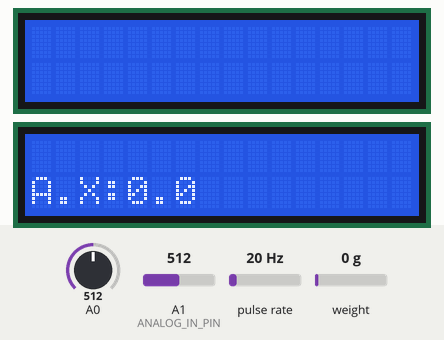
This sketch was run on a simulated Arduino Uno, built with avr-gcc and run on an emulated ATmega328P. On the bench: 2 × 16×2 character LCD. Wiring (inferred from the names in the program): pulse sensor: data pin 2. The test bench sets the inputs (shaded band); at power-on: weight on the scale 0 g, pulse rate 20 Hz, A0 = 512, A1 (ANALOG_IN_PIN) = 512. What the sketch prints to the serial monitor is not drawn.

Above: at 2.3 s.
2.4 s: weight on the scale set to 1250 g
At 7.5 s:
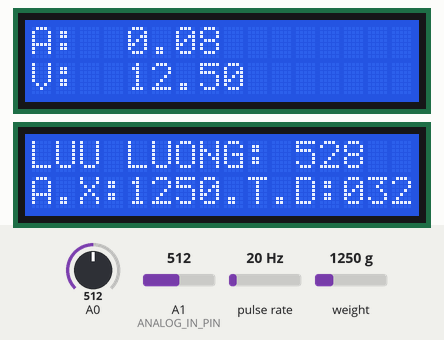
10.3 s: pulse rate (sensor on pin 2) set to 4 Hz
At 15.9 s:
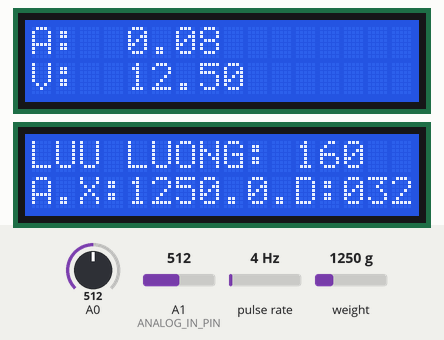
16.9 s: A0 set to 716
At 20.1 s:
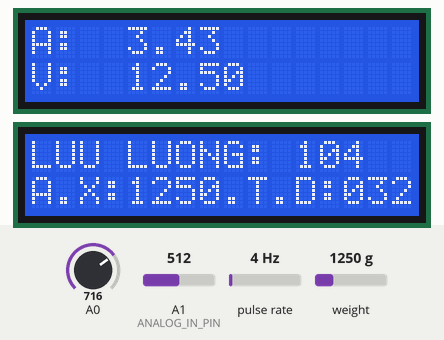
20.2 s: A1 (ANALOG_IN_PIN) set to 716
At 23.4 s:
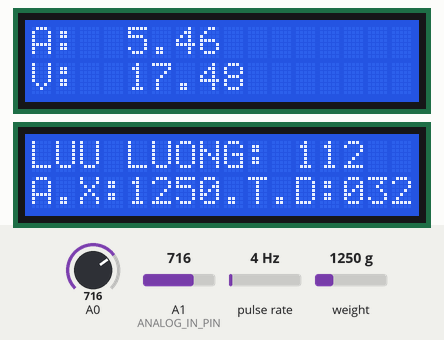
23.5 s: weight on the scale set to 1041 g
At 27.4 s:
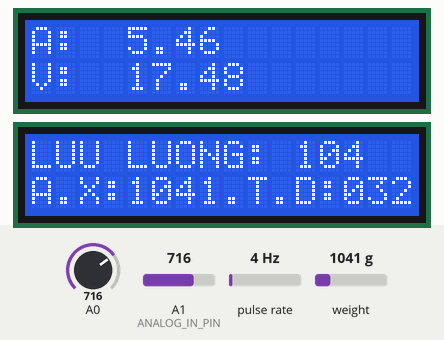
27.8 s: weight on the scale set to 934 g
At 29.6 s:
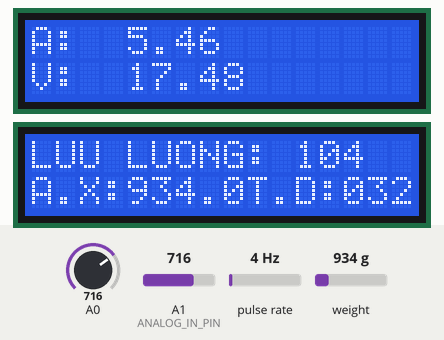
Timing chart, 0 to 31.1 s (numbered marks = the images above; inputs shaded):
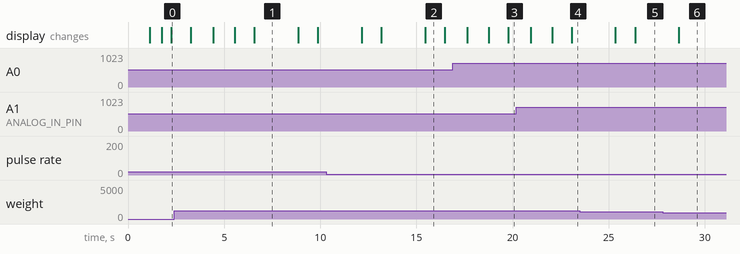

Measured:
- after the input at 2.4 s, the display: first differs from a run without the input after 3.1 s (image 1 shows a later state)
- after the input at 10.3 s, the display: first differs from a run without the input after 2.9 s (image 2 shows a later state)
- after the input at 16.9 s, the display: changes after 0.74 s (image 3)
- after the input at 27.8 s, the display: changes after 0.85 s (image 6)
- what the display in image 1 shows lasts 2.3 s, from 6.6 s to 8.9 s
- what the display in image 2 shows lasts 1.0 s, from 15.5 s to 16.5 s

The sketch:

siuuuuuuu.ino
```cpp
#include <LiquidCrystal_I2C.h>
#include "HX711.h"
#include <SoftwareSerial.h>
unsigned long currentTime;
unsigned long cloopTime;
unsigned long thoigian;
unsigned long hientai;
LiquidCrystal_I2C lcd(0x27,16,2); //Khai báo địa chỉ I2C (0x27 or 0x3F) và LCD 16x02
LiquidCrystal_I2C lcd1(0x26,16,2); //LCD 16x02, địa chỉ I2C là 0X27

SoftwareSerial bt(12,13);
///////////////////////////////////////////////////////////////////////////////////
volatile int flow_frequency; // Đo xung cảm biến lưu lượng
unsigned int l_hour; // Tính toán số lít/giờ
// HX711 circuit wiring
const int LOADCELL_DOUT_PIN = 4;
const int LOADCELL_SCK_PIN = 3;
unsigned char flowsensor = 18;// Cảm biến nối với chân 2
HX711 scale;
#define ANALOG_IN_PIN A1
int enco = 2;
int dem = 0;
int rpm = 0;
int timecho = 1000;
int kobt = 0;
// Define analog input
// Floats for ADC voltage & Input voltage
float adc_voltage = 0.0;
float in_voltage = 0.0;

// Floats for resistor values in divider (in ohms)
float R1 = 30000.0;
float R2 = 7500.0;

// Float for Reference Voltage
float ref_voltage = 5.0;

// Integer for ADC value
int adc_value = 0;
void flow () // Hàm ngắt
{
   flow_frequency++;
}
void dem_xung()
{
  dem++; //đếm xung
}
unsigned long tiempo_1 = 0;
unsigned long tiempo_2 = 0;
void print_tiempo(unsigned long tiempo_millis);
void setup()
{
  {
    Serial.begin(9600);

   bt.begin(9600);
 bt.println("Ready");
  }
  {
  Serial.begin(9600);
}
{

  // Setup Serial Monitor
  Serial.begin(9600);
  }
  {
   Serial.begin(9600);

  pinMode(enco, INPUT);
  attachInterrupt(0, dem_xung, RISING);

 }
  {
  Serial.begin(9600);
  Serial.println("HX711 Demo");

  Serial.println("Initializing the scale");

  // Initialize library with data output pin, clock input pin and gain factor.
  // Channel selection is made by passing the appropriate gain:
  // - With a gain factor of 64 or 128, channel A is selected
  // - With a gain factor of 32, channel B is selected
  // By omitting the gain factor parameter, the library
  // default "128" (Channel A) is used here.
  scale.begin(LOADCELL_DOUT_PIN, LOADCELL_SCK_PIN);

 // Serial.println("Before setting up the scale:");
 // Serial.print("read: \t\t");
  //Serial.println(scale.read());      // print a raw reading from the ADC

 // Serial.print("read average: \t\t");
 // Serial.println(scale.read_average(20));   // print the average of 20 readings from the ADC

  //Serial.print("get value: \t\t");
  //Serial.println(scale.get_value(5));   // print the average of 5 readings from the ADC minus the tare weight (not set yet)

  //Serial.print("get units: \t\t");
 // Serial.println(scale.get_units(5), 1);  // print the average of 5 readings from the ADC minus tare weight (not set) divided
            // by the SCALE parameter (not set yet)

  scale.set_scale(2280.f);                      // this value is obtained by calibrating the scale with known weights; see the README for details
  scale.tare();               // reset the scale to 0

  //Serial.println("After setting up the scale:");

  //Serial.print("read: \t\t");
  //Serial.println(scale.read());                 // print a raw reading from the ADC

 // Serial.print("read average: \t\t");
 // Serial.println(scale.read_average(20));       // print the average of 20 readings from the ADC

  //Serial.print("get value: \t\t");
 // Serial.println(scale.get_value(5));   // print the average of 5 readings from the ADC minus the tare weight, set with tare()

 // Serial.print("get units: \t\t");
 // Serial.println(scale.get_units(5), 1);        // print the average of 5 readings from the ADC minus tare weight, divided
            // by the SCALE parameter set with set_scale

 // Serial.println("Readings:");
}

  {
  Serial.begin(9600); //Mở cổng Serial ở 9600
//Khởi động LCD
  lcd1.init(); //Khởi tạo màn hình LCD
  lcd1.backlight(); //Bật đèn màn hình lCD

  lcd.init(); //Khởi tạo màn hình LCD
  lcd.backlight(); //Bật đèn màn hình lCD
  }
  {
   pinMode(flowsensor, INPUT);
   digitalWrite(flowsensor, HIGH); // Optional Internal Pull-Up
   Serial.begin(9600);
   attachInterrupt(0, flow, RISING); // Setup Interrupt
   sei(); // Enable interrupts
   currentTime = millis();
   cloopTime = currentTime;
}
}
void loop ()
{
  {
  Serial.print("one reading:\t");
  Serial.print(scale.get_units(), 1);
  Serial.print("\t| average:\t");
  Serial.println(scale.get_units(5), 1);
  lcd.setCursor(0,1);
  lcd.print("A.X:");
  lcd.setCursor(4,1);
  lcd.print(scale.get_units(5), 1);

  scale.power_down();              // put the ADC in sleep mode
  delay(1000);
  scale.power_up();
}

{
   currentTime = millis();
   // Every second, calculate and print litres/hour
   if(currentTime >= (cloopTime + 1000))
   {
        cloopTime = currentTime; // Updates cloopTime
      // Pulse frequency (Hz) = 7.5Q, Q is flow rate in L/min.
      l_hour = (flow_frequency * 60 / 7.5); // (Pulse frequency x 60 min) / 7.5Q = flowrate in L/hour
      flow_frequency = 0; // Reset Counter
      Serial.print(l_hour, DEC); // Print litres/hour
      Serial.println(" L/hour");
        lcd.setCursor(0,0);
       lcd.print("LUU LUONG: ");
      lcd.print(l_hour);

   }
}
{
    thoigian = millis();
//  Serial.print("Time: "); Serial.print(thoigian); Serial.print("   ");
//  Serial.print("Hiện tại: "); Serial.println(hientai);

  if (thoigian - hientai >= timecho)
  {
    hientai = thoigian;
    rpm = (dem/1)*60;
        /*
         * Đĩa encoder có 20 xung, chúng ta đo được 120 xung/s
         * vậy lấy 120/20 = 6 vòng/s
         * ta được: 6*60 = số vòng quay / phút (RPM)
         */
    Serial.print("\t\t\t\t");
    Serial.print("Số xung/s: ");
    Serial.println(dem);
    dem = 0;
    Serial.print("\t\t\t\t");
    Serial.print("RPM: ");
    Serial.println(rpm);
     lcd.setCursor(9,1);
     lcd.print("T.D:");
     lcd.setCursor(13,1);
     lcd.print(rpm);
  }
  }
 {
  {
 float average = 0;
 for(int i = 0; i < 1000; i++) {
     average = average + (.0264 * analogRead(A0) -13.51);//for the 5A mode,
//   average = average + (.049 * analogRead(A0) -25);// for 20A mode
// average = average + (.742 * analogRead(A0) -37.8);// for 30A mode
   delay(1);
 }
 Serial.print("APE :");
 Serial.println(average/1000 + 0.07);
 lcd1.setCursor(0,0);
     lcd1.print("A:");
     lcd1.setCursor(4,0);
     lcd1.print(average/1000 + 0.07);
     kobt == average/1000 + 0.07;
}
  {
  // Read the Analog Input
  adc_value = analogRead(A1);

  // Determine voltage at ADC input
  adc_voltage  = (adc_value * ref_voltage) / 1024.0;

  // Calculate voltage at divider input
  in_voltage = adc_voltage*(R1+R2)/R2;

  // Print results to Serial Monitor to 2 decimal places
  Serial.print("Voltage = ");
  Serial.println(in_voltage, 2);
   lcd1.setCursor(0,1);
     lcd1.print("V:");
     lcd1.setCursor(4,1);
     lcd1.print(in_voltage, 2);

  // Short delay
 // delay(500);
}
}

bt.print("l");//lưu lượng send distance to MIT App
 bt.print(";");
 bt.print("2"); //áp xuất send distance to MIT App
 bt.print(";");
 bt.print("4");//tốc độ tuabin send distance to MIT App
 bt.print(";");
bt.print("3");//hiệu dien the tuabin send distance to MIT App
 bt.print(";");
bt.print("5");//dong dien tuabin send distance to MIT App
 bt.print(";");

}
```
